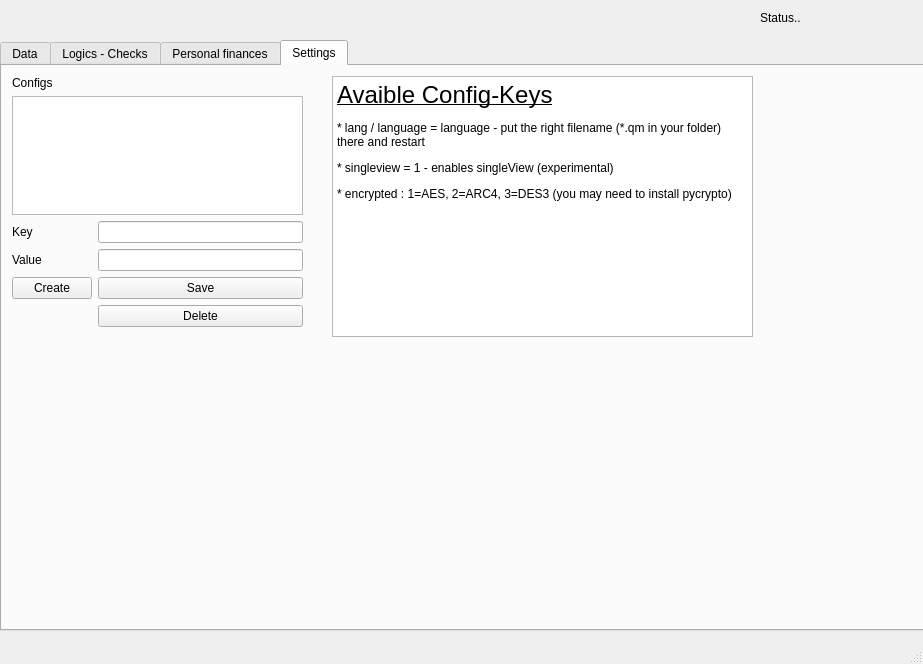
<?xml version="1.0" encoding="UTF-8"?>
<ui version="4.0">
 <class>MainWindowSingle</class>
 <widget class="QMainWindow" name="MainWindowSingle">
  <property name="geometry">
   <rect>
    <x>0</x>
    <y>0</y>
    <width>923</width>
    <height>664</height>
   </rect>
  </property>
  <property name="sizePolicy">
   <sizepolicy hsizetype="Expanding" vsizetype="Expanding">
    <horstretch>0</horstretch>
    <verstretch>0</verstretch>
   </sizepolicy>
  </property>
  <property name="windowTitle">
   <string>Jobmanagement - Single View</string>
  </property>
  <widget class="QWidget" name="centralwidget">
   <property name="sizePolicy">
    <sizepolicy hsizetype="Expanding" vsizetype="Expanding">
     <horstretch>0</horstretch>
     <verstretch>0</verstretch>
    </sizepolicy>
   </property>
   <widget class="QTabWidget" name="mainTab">
    <property name="geometry">
     <rect>
      <x>0</x>
      <y>40</y>
      <width>1091</width>
      <height>591</height>
     </rect>
    </property>
    <property name="sizePolicy">
     <sizepolicy hsizetype="Expanding" vsizetype="Expanding">
      <horstretch>0</horstretch>
      <verstretch>0</verstretch>
     </sizepolicy>
    </property>
    <property name="whatsThis">
     <string>&lt;html&gt;&lt;head/&gt;&lt;body&gt;&lt;p&gt;Personal finances&lt;/p&gt;&lt;/body&gt;&lt;/html&gt;</string>
    </property>
    <property name="currentIndex">
     <number>3</number>
    </property>
    <widget class="QWidget" name="data">
     <property name="sizePolicy">
      <sizepolicy hsizetype="Expanding" vsizetype="Expanding">
       <horstretch>0</horstretch>
       <verstretch>0</verstretch>
      </sizepolicy>
     </property>
     <attribute name="title">
      <string>Data</string>
     </attribute>
     <attribute name="toolTip">
      <string>Here u could put in ur stuff</string>
     </attribute>
     <attribute name="whatsThis">
      <string>Here u could put in ur stuff</string>
     </attribute>
     <widget class="QFrame" name="frame">
      <property name="geometry">
       <rect>
        <x>0</x>
        <y>0</y>
        <width>401</width>
        <height>131</height>
       </rect>
      </property>
      <property name="frameShape">
       <enum>QFrame::StyledPanel</enum>
      </property>
      <property name="frameShadow">
       <enum>QFrame::Raised</enum>
      </property>
      <widget class="QLabel" name="label_2">
       <property name="geometry">
        <rect>
         <x>10</x>
         <y>10</y>
         <width>57</width>
         <height>14</height>
        </rect>
       </property>
       <property name="text">
        <string>Jobs</string>
       </property>
      </widget>
      <widget class="QCheckBox" name="showInactive">
       <property name="geometry">
        <rect>
         <x>50</x>
         <y>10</y>
         <width>121</width>
         <height>21</height>
        </rect>
       </property>
       <property name="text">
        <string>Show Inactive</string>
       </property>
       <property name="checked">
        <bool>true</bool>
       </property>
      </widget>
      <widget class="QListWidget" name="jobList">
       <property name="geometry">
        <rect>
         <x>10</x>
         <y>30</y>
         <width>381</width>
         <height>91</height>
        </rect>
       </property>
      </widget>
     </widget>
     <widget class="QFrame" name="frame_2">
      <property name="geometry">
       <rect>
        <x>0</x>
        <y>130</y>
        <width>431</width>
        <height>421</height>
       </rect>
      </property>
      <property name="frameShape">
       <enum>QFrame::StyledPanel</enum>
      </property>
      <property name="frameShadow">
       <enum>QFrame::Raised</enum>
      </property>
      <widget class="QFrame" name="frame_4">
       <property name="geometry">
        <rect>
         <x>0</x>
         <y>0</y>
         <width>421</width>
         <height>91</height>
        </rect>
       </property>
       <property name="frameShape">
        <enum>QFrame::StyledPanel</enum>
       </property>
       <property name="frameShadow">
        <enum>QFrame::Raised</enum>
       </property>
       <widget class="QWidget" name="formLayoutWidget_2">
        <property name="geometry">
         <rect>
          <x>10</x>
          <y>10</y>
          <width>411</width>
          <height>51</height>
         </rect>
        </property>
        <layout class="QFormLayout" name="formLayout_2">
         <property name="fieldGrowthPolicy">
          <enum>QFormLayout::ExpandingFieldsGrow</enum>
         </property>
         <property name="labelAlignment">
          <set>Qt::AlignLeading|Qt::AlignLeft|Qt::AlignVCenter</set>
         </property>
         <item row="0" column="0">
          <widget class="QLabel" name="label_3">
           <property name="text">
            <string>Companyname</string>
           </property>
          </widget>
         </item>
         <item row="0" column="1">
          <widget class="QLineEdit" name="companyname"/>
         </item>
         <item row="1" column="0">
          <widget class="QLabel" name="label_4">
           <property name="text">
            <string>Loan</string>
           </property>
          </widget>
         </item>
         <item row="1" column="1">
          <widget class="QDoubleSpinBox" name="loan">
           <property name="decimals">
            <number>2</number>
           </property>
           <property name="maximum">
            <double>99999999.989999994635582</double>
           </property>
          </widget>
         </item>
        </layout>
       </widget>
       <widget class="QPushButton" name="saveCompany">
        <property name="geometry">
         <rect>
          <x>110</x>
          <y>60</y>
          <width>91</width>
          <height>23</height>
         </rect>
        </property>
        <property name="text">
         <string>Save</string>
        </property>
       </widget>
      </widget>
      <widget class="QTabWidget" name="tabWidget_2">
       <property name="geometry">
        <rect>
         <x>0</x>
         <y>90</y>
         <width>421</width>
         <height>221</height>
        </rect>
       </property>
       <property name="currentIndex">
        <number>2</number>
       </property>
       <widget class="QWidget" name="tab">
        <attribute name="title">
         <string>Credits</string>
        </attribute>
        <widget class="QWidget" name="verticalLayoutWidget">
         <property name="geometry">
          <rect>
           <x>0</x>
           <y>10</y>
           <width>171</width>
           <height>96</height>
          </rect>
         </property>
         <layout class="QVBoxLayout" name="verticalLayout">
          <item>
           <widget class="QLabel" name="label_25">
            <property name="text">
             <string>Credits (to Company)</string>
            </property>
           </widget>
          </item>
          <item>
           <widget class="QListWidget" name="creditList"/>
          </item>
         </layout>
        </widget>
        <widget class="QWidget" name="formLayoutWidget_3">
         <property name="geometry">
          <rect>
           <x>180</x>
           <y>10</y>
           <width>213</width>
           <height>105</height>
          </rect>
         </property>
         <layout class="QFormLayout" name="formLayout_3">
          <property name="fieldGrowthPolicy">
           <enum>QFormLayout::ExpandingFieldsGrow</enum>
          </property>
          <property name="labelAlignment">
           <set>Qt::AlignLeading|Qt::AlignLeft|Qt::AlignVCenter</set>
          </property>
          <item row="1" column="0">
           <widget class="QLabel" name="label_15">
            <property name="text">
             <string>Money</string>
            </property>
           </widget>
          </item>
          <item row="1" column="1">
           <widget class="QDoubleSpinBox" name="creditValue">
            <property name="decimals">
             <number>2</number>
            </property>
            <property name="maximum">
             <double>99999.990000000005239</double>
            </property>
           </widget>
          </item>
          <item row="3" column="0">
           <widget class="QLabel" name="label_16">
            <property name="text">
             <string>Date</string>
            </property>
           </widget>
          </item>
          <item row="3" column="1">
           <widget class="QDateEdit" name="creditDate">
            <property name="displayFormat">
             <string>dd.MM.yyyy</string>
            </property>
            <property name="calendarPopup">
             <bool>true</bool>
            </property>
           </widget>
          </item>
          <item row="4" column="1">
           <widget class="QCheckBox" name="creditPayed">
            <property name="text">
             <string>Payed</string>
            </property>
           </widget>
          </item>
          <item row="0" column="1">
           <widget class="QLineEdit" name="creditName"/>
          </item>
          <item row="0" column="0">
           <widget class="QLabel" name="label_30">
            <property name="text">
             <string>Name/Comment</string>
            </property>
           </widget>
          </item>
          <item row="4" column="0">
           <widget class="QCheckBox" name="creditActive">
            <property name="text">
             <string>Active</string>
            </property>
            <property name="checked">
             <bool>true</bool>
            </property>
           </widget>
          </item>
         </layout>
        </widget>
        <widget class="QPushButton" name="createCredit">
         <property name="geometry">
          <rect>
           <x>0</x>
           <y>120</y>
           <width>99</width>
           <height>23</height>
          </rect>
         </property>
         <property name="text">
          <string>Create</string>
         </property>
        </widget>
        <widget class="QPushButton" name="saveCredit">
         <property name="geometry">
          <rect>
           <x>110</x>
           <y>120</y>
           <width>99</width>
           <height>23</height>
          </rect>
         </property>
         <property name="text">
          <string>Save</string>
         </property>
        </widget>
        <widget class="QPushButton" name="deleteCredit">
         <property name="geometry">
          <rect>
           <x>220</x>
           <y>120</y>
           <width>99</width>
           <height>23</height>
          </rect>
         </property>
         <property name="text">
          <string>Delete</string>
         </property>
        </widget>
       </widget>
       <widget class="QWidget" name="tab_2">
        <attribute name="title">
         <string>Loan Splits</string>
        </attribute>
        <widget class="QWidget" name="formLayoutWidget_6">
         <property name="geometry">
          <rect>
           <x>0</x>
           <y>0</y>
           <width>181</width>
           <height>108</height>
          </rect>
         </property>
         <layout class="QFormLayout" name="formLayout_6">
          <item row="0" column="0">
           <widget class="QLabel" name="label_20">
            <property name="text">
             <string>Loan Splits</string>
            </property>
           </widget>
          </item>
          <item row="1" column="0" colspan="2">
           <widget class="QListWidget" name="loanSplitList"/>
          </item>
         </layout>
        </widget>
        <widget class="QPushButton" name="createLoanSplit">
         <property name="geometry">
          <rect>
           <x>0</x>
           <y>110</y>
           <width>91</width>
           <height>23</height>
          </rect>
         </property>
         <property name="text">
          <string>Create</string>
         </property>
        </widget>
        <widget class="QPushButton" name="saveLoanSplit">
         <property name="geometry">
          <rect>
           <x>90</x>
           <y>110</y>
           <width>91</width>
           <height>23</height>
          </rect>
         </property>
         <property name="text">
          <string>Save</string>
         </property>
        </widget>
        <widget class="QPushButton" name="deleteLoanSplit">
         <property name="geometry">
          <rect>
           <x>180</x>
           <y>110</y>
           <width>101</width>
           <height>23</height>
          </rect>
         </property>
         <property name="text">
          <string>Delete</string>
         </property>
        </widget>
        <widget class="QWidget" name="formLayoutWidget_8">
         <property name="geometry">
          <rect>
           <x>180</x>
           <y>0</y>
           <width>231</width>
           <height>101</height>
          </rect>
         </property>
         <layout class="QFormLayout" name="formLayout_8">
          <item row="0" column="0">
           <widget class="QLabel" name="label_21">
            <property name="text">
             <string>Name</string>
            </property>
           </widget>
          </item>
          <item row="0" column="1">
           <widget class="QLineEdit" name="loanSplitName"/>
          </item>
          <item row="1" column="0">
           <widget class="QLabel" name="label_22">
            <property name="text">
             <string>Value</string>
            </property>
           </widget>
          </item>
          <item row="1" column="1">
           <widget class="QDoubleSpinBox" name="loanSplitValue">
            <property name="maximum">
             <double>9999.989999999999782</double>
            </property>
           </widget>
          </item>
          <item row="2" column="1">
           <widget class="QCheckBox" name="loanSplitMoney">
            <property name="text">
             <string>on=money,off=percent</string>
            </property>
           </widget>
          </item>
         </layout>
        </widget>
       </widget>
       <widget class="QWidget" name="tab_3">
        <attribute name="title">
         <string>Static Charges</string>
        </attribute>
        <widget class="QWidget" name="formLayoutWidget_4">
         <property name="geometry">
          <rect>
           <x>210</x>
           <y>0</y>
           <width>191</width>
           <height>101</height>
          </rect>
         </property>
         <layout class="QFormLayout" name="formLayout_4">
          <property name="fieldGrowthPolicy">
           <enum>QFormLayout::ExpandingFieldsGrow</enum>
          </property>
          <property name="labelAlignment">
           <set>Qt::AlignLeading|Qt::AlignLeft|Qt::AlignVCenter</set>
          </property>
          <item row="0" column="0">
           <widget class="QLabel" name="label_17">
            <property name="text">
             <string>Name</string>
            </property>
           </widget>
          </item>
          <item row="0" column="1">
           <widget class="QLineEdit" name="chargesName"/>
          </item>
          <item row="1" column="0">
           <widget class="QLabel" name="label_18">
            <property name="text">
             <string>Money</string>
            </property>
           </widget>
          </item>
          <item row="1" column="1">
           <widget class="QDoubleSpinBox" name="chargesValue"/>
          </item>
         </layout>
        </widget>
        <widget class="QWidget" name="verticalLayoutWidget_2">
         <property name="geometry">
          <rect>
           <x>0</x>
           <y>0</y>
           <width>201</width>
           <height>101</height>
          </rect>
         </property>
         <layout class="QVBoxLayout" name="verticalLayout_2">
          <item>
           <widget class="QLabel" name="label_8">
            <property name="text">
             <string>Static Charges</string>
            </property>
           </widget>
          </item>
          <item>
           <widget class="QListWidget" name="chargesList"/>
          </item>
         </layout>
        </widget>
        <widget class="QPushButton" name="createCharge">
         <property name="geometry">
          <rect>
           <x>0</x>
           <y>110</y>
           <width>91</width>
           <height>23</height>
          </rect>
         </property>
         <property name="text">
          <string>Create</string>
         </property>
        </widget>
        <widget class="QPushButton" name="saveCharge">
         <property name="geometry">
          <rect>
           <x>90</x>
           <y>110</y>
           <width>81</width>
           <height>23</height>
          </rect>
         </property>
         <property name="text">
          <string>Save</string>
         </property>
        </widget>
        <widget class="QPushButton" name="deleteCharge">
         <property name="geometry">
          <rect>
           <x>170</x>
           <y>110</y>
           <width>91</width>
           <height>23</height>
          </rect>
         </property>
         <property name="text">
          <string>Delete</string>
         </property>
        </widget>
        <widget class="QPushButton" name="addChargeToJob">
         <property name="geometry">
          <rect>
           <x>269</x>
           <y>110</y>
           <width>141</width>
           <height>23</height>
          </rect>
         </property>
         <property name="text">
          <string>Add to job</string>
         </property>
        </widget>
        <widget class="QPlainTextEdit" name="plainTextEdit">
         <property name="geometry">
          <rect>
           <x>0</x>
           <y>130</y>
           <width>401</width>
           <height>61</height>
          </rect>
         </property>
         <property name="plainText">
          <string>A static charge doesn't get active till you add it to a job. Don't forget to tell the job, how many time u used the charge effective..</string>
         </property>
        </widget>
       </widget>
      </widget>
     </widget>
     <widget class="QFrame" name="frame_6">
      <property name="geometry">
       <rect>
        <x>439</x>
        <y>0</y>
        <width>401</width>
        <height>561</height>
       </rect>
      </property>
      <property name="frameShape">
       <enum>QFrame::StyledPanel</enum>
      </property>
      <property name="frameShadow">
       <enum>QFrame::Raised</enum>
      </property>
      <widget class="QWidget" name="formLayoutWidget">
       <property name="geometry">
        <rect>
         <x>20</x>
         <y>10</y>
         <width>361</width>
         <height>371</height>
        </rect>
       </property>
       <layout class="QFormLayout" name="formLayout">
        <property name="fieldGrowthPolicy">
         <enum>QFormLayout::ExpandingFieldsGrow</enum>
        </property>
        <property name="labelAlignment">
         <set>Qt::AlignLeading|Qt::AlignLeft|Qt::AlignVCenter</set>
        </property>
        <item row="0" column="0">
         <widget class="QLabel" name="label_5">
          <property name="text">
           <string>Jobname</string>
          </property>
         </widget>
        </item>
        <item row="0" column="1">
         <widget class="QLineEdit" name="jobname"/>
        </item>
        <item row="1" column="0">
         <widget class="QLabel" name="label_6">
          <property name="text">
           <string>Place</string>
          </property>
         </widget>
        </item>
        <item row="1" column="1">
         <widget class="QLineEdit" name="jobplace"/>
        </item>
        <item row="2" column="0">
         <widget class="QLabel" name="label_7">
          <property name="text">
           <string>Leader</string>
          </property>
         </widget>
        </item>
        <item row="2" column="1">
         <widget class="QLineEdit" name="baustellenleiter"/>
        </item>
        <item row="3" column="0">
         <widget class="QLabel" name="label_9">
          <property name="text">
           <string>Hours (per day)</string>
          </property>
         </widget>
        </item>
        <item row="3" column="1">
         <widget class="QDoubleSpinBox" name="hours">
          <property name="maximum">
           <double>24.000000000000000</double>
          </property>
          <property name="value">
           <double>8.000000000000000</double>
          </property>
         </widget>
        </item>
        <item row="5" column="0">
         <widget class="QLabel" name="label_12">
          <property name="text">
           <string>Correction (allTime)</string>
          </property>
         </widget>
        </item>
        <item row="5" column="1">
         <widget class="QDoubleSpinBox" name="correctionHours"/>
        </item>
        <item row="6" column="0">
         <widget class="QLabel" name="label_11">
          <property name="text">
           <string>Weekenddays (per 7d)</string>
          </property>
         </widget>
        </item>
        <item row="6" column="1">
         <widget class="QSpinBox" name="weekendDays">
          <property name="value">
           <number>2</number>
          </property>
         </widget>
        </item>
        <item row="7" column="0" colspan="2">
         <widget class="QPlainTextEdit" name="jobComment">
          <property name="plainText">
           <string>Comments...</string>
          </property>
         </widget>
        </item>
        <item row="9" column="0">
         <widget class="QPushButton" name="saveJob">
          <property name="text">
           <string>Save</string>
          </property>
         </widget>
        </item>
        <item row="9" column="1">
         <widget class="QCheckBox" name="active">
          <property name="text">
           <string>Active</string>
          </property>
          <property name="checked">
           <bool>true</bool>
          </property>
         </widget>
        </item>
        <item row="10" column="0">
         <widget class="QPushButton" name="createJob">
          <property name="enabled">
           <bool>false</bool>
          </property>
          <property name="text">
           <string>Create</string>
          </property>
         </widget>
        </item>
        <item row="10" column="1">
         <widget class="QPushButton" name="deleteJob">
          <property name="text">
           <string>Delete</string>
          </property>
         </widget>
        </item>
       </layout>
      </widget>
      <widget class="QWidget" name="formLayoutWidget_9">
       <property name="geometry">
        <rect>
         <x>20</x>
         <y>380</y>
         <width>351</width>
         <height>171</height>
        </rect>
       </property>
       <layout class="QFormLayout" name="formLayout_9">
        <property name="labelAlignment">
         <set>Qt::AlignLeading|Qt::AlignLeft|Qt::AlignVCenter</set>
        </property>
        <item row="0" column="0">
         <widget class="QLabel" name="daysCalc">
          <property name="text">
           <string>how many days..</string>
          </property>
         </widget>
        </item>
        <item row="0" column="1">
         <widget class="QLabel" name="hoursCalc">
          <property name="text">
           <string>how many hours @all..</string>
          </property>
         </widget>
        </item>
        <item row="4" column="0">
         <widget class="QPushButton" name="deleteWorkSpese">
          <property name="text">
           <string>Delete</string>
          </property>
         </widget>
        </item>
        <item row="3" column="0">
         <widget class="QLabel" name="label_28">
          <property name="text">
           <string>Workchargetime (0=daily)</string>
          </property>
         </widget>
        </item>
        <item row="2" column="0" colspan="2">
         <widget class="QListWidget" name="workChargesList"/>
        </item>
        <item row="4" column="1">
         <widget class="QPushButton" name="wChargeSave">
          <property name="text">
           <string>Save</string>
          </property>
         </widget>
        </item>
        <item row="3" column="1">
         <widget class="QSpinBox" name="wChargeTimes"/>
        </item>
        <item row="1" column="0">
         <widget class="QLabel" name="label_29">
          <property name="text">
           <string>Workcharge</string>
          </property>
         </widget>
        </item>
       </layout>
      </widget>
     </widget>
    </widget>
    <widget class="QWidget" name="logic">
     <property name="sizePolicy">
      <sizepolicy hsizetype="Expanding" vsizetype="Expanding">
       <horstretch>0</horstretch>
       <verstretch>0</verstretch>
      </sizepolicy>
     </property>
     <attribute name="title">
      <string>Logics - Checks</string>
     </attribute>
     <widget class="QTabWidget" name="viewTabs">
      <property name="geometry">
       <rect>
        <x>0</x>
        <y>10</y>
        <width>1071</width>
        <height>541</height>
       </rect>
      </property>
      <property name="currentIndex">
       <number>0</number>
      </property>
      <widget class="QWidget" name="tab_4">
       <attribute name="title">
        <string>Overview</string>
       </attribute>
       <widget class="QFrame" name="frame_7">
        <property name="geometry">
         <rect>
          <x>0</x>
          <y>0</y>
          <width>591</width>
          <height>151</height>
         </rect>
        </property>
        <property name="frameShape">
         <enum>QFrame::StyledPanel</enum>
        </property>
        <property name="frameShadow">
         <enum>QFrame::Raised</enum>
        </property>
        <widget class="QWidget" name="formLayoutWidget_5">
         <property name="geometry">
          <rect>
           <x>260</x>
           <y>20</y>
           <width>271</width>
           <height>82</height>
          </rect>
         </property>
         <layout class="QFormLayout" name="formLayout_5">
          <property name="labelAlignment">
           <set>Qt::AlignLeading|Qt::AlignLeft|Qt::AlignVCenter</set>
          </property>
          <item row="0" column="0">
           <widget class="QCheckBox" name="filterAll">
            <property name="text">
             <string> Filter @All</string>
            </property>
            <property name="checked">
             <bool>true</bool>
            </property>
           </widget>
          </item>
          <item row="3" column="0">
           <widget class="QCheckBox" name="filterCalendar">
            <property name="text">
             <string>Filter Calendar</string>
            </property>
            <property name="checked">
             <bool>true</bool>
            </property>
           </widget>
          </item>
          <item row="2" column="0">
           <widget class="QLabel" name="label_19">
            <property name="text">
             <string>Search</string>
            </property>
           </widget>
          </item>
          <item row="2" column="1">
           <widget class="QLineEdit" name="infoSearch">
            <property name="text">
             <string/>
            </property>
           </widget>
          </item>
          <item row="3" column="1">
           <widget class="QCheckBox" name="filterInactive">
            <property name="text">
             <string>Show Inactive</string>
            </property>
            <property name="checked">
             <bool>true</bool>
            </property>
           </widget>
          </item>
         </layout>
        </widget>
        <widget class="QCalendarWidget" name="workCalendar">
         <property name="geometry">
          <rect>
           <x>10</x>
           <y>10</y>
           <width>221</width>
           <height>131</height>
          </rect>
         </property>
        </widget>
       </widget>
       <widget class="QFrame" name="graphFrame">
        <property name="geometry">
         <rect>
          <x>590</x>
          <y>0</y>
          <width>311</width>
          <height>151</height>
         </rect>
        </property>
        <property name="frameShape">
         <enum>QFrame::StyledPanel</enum>
        </property>
        <property name="frameShadow">
         <enum>QFrame::Raised</enum>
        </property>
        <widget class="QGraphicsView" name="graphView">
         <property name="geometry">
          <rect>
           <x>10</x>
           <y>10</y>
           <width>291</width>
           <height>131</height>
          </rect>
         </property>
        </widget>
       </widget>
       <widget class="QWidget" name="horizontalLayoutWidget">
        <property name="geometry">
         <rect>
          <x>350</x>
          <y>430</y>
          <width>261</width>
          <height>80</height>
         </rect>
        </property>
        <layout class="QHBoxLayout" name="horizontalLayout">
         <item>
          <widget class="KLed" name="kled"/>
         </item>
         <item>
          <widget class="QLabel" name="label_10">
           <property name="text">
            <string>Summe (gesammt)</string>
           </property>
          </widget>
         </item>
         <item>
          <widget class="QLCDNumber" name="amount"/>
         </item>
        </layout>
       </widget>
       <widget class="QTextEdit" name="infoExelCredits">
        <property name="geometry">
         <rect>
          <x>20</x>
          <y>430</y>
          <width>291</width>
          <height>76</height>
         </rect>
        </property>
        <property name="readOnly">
         <bool>true</bool>
        </property>
       </widget>
       <widget class="QTableWidget" name="infoExel">
        <property name="geometry">
         <rect>
          <x>0</x>
          <y>150</y>
          <width>1021</width>
          <height>271</height>
         </rect>
        </property>
        <property name="editTriggers">
         <set>QAbstractItemView::NoEditTriggers</set>
        </property>
        <property name="horizontalScrollMode">
         <enum>QAbstractItemView::ScrollPerPixel</enum>
        </property>
        <property name="sortingEnabled">
         <bool>true</bool>
        </property>
        <property name="columnCount">
         <number>8</number>
        </property>
        <attribute name="horizontalHeaderShowSortIndicator" stdset="0">
         <bool>true</bool>
        </attribute>
        <column>
         <property name="text">
          <string>Jobname</string>
         </property>
        </column>
        <column>
         <property name="text">
          <string>Place</string>
         </property>
        </column>
        <column>
         <property name="text">
          <string>Leader</string>
         </property>
        </column>
        <column>
         <property name="text">
          <string>Loan</string>
         </property>
        </column>
        <column>
         <property name="text">
          <string>Time</string>
         </property>
        </column>
        <column>
         <property name="text">
          <string>Charges</string>
         </property>
        </column>
        <column>
         <property name="text">
          <string>Splits</string>
         </property>
        </column>
        <column>
         <property name="text">
          <string>Summe</string>
         </property>
        </column>
       </widget>
      </widget>
      <widget class="QWidget" name="tab_5">
       <attribute name="title">
        <string>Detailview Company</string>
       </attribute>
       <widget class="QTextEdit" name="companyViewText">
        <property name="geometry">
         <rect>
          <x>240</x>
          <y>0</y>
          <width>551</width>
          <height>511</height>
         </rect>
        </property>
        <property name="readOnly">
         <bool>true</bool>
        </property>
       </widget>
       <widget class="QWidget" name="gridLayoutWidget">
        <property name="geometry">
         <rect>
          <x>0</x>
          <y>0</y>
          <width>234</width>
          <height>197</height>
         </rect>
        </property>
        <layout class="QGridLayout" name="gridLayout">
         <item row="1" column="0">
          <widget class="QCalendarWidget" name="companyViewCalendar"/>
         </item>
         <item row="0" column="0">
          <widget class="QCheckBox" name="companyViewCalendarFilter">
           <property name="text">
            <string>Calendarfilter</string>
           </property>
          </widget>
         </item>
        </layout>
       </widget>
      </widget>
     </widget>
    </widget>
    <widget class="QWidget" name="tab_6">
     <attribute name="title">
      <string>Personal finances</string>
     </attribute>
     <widget class="QCheckBox" name="checkBox">
      <property name="geometry">
       <rect>
        <x>10</x>
        <y>10</y>
        <width>131</width>
        <height>21</height>
       </rect>
      </property>
      <property name="text">
       <string>Zeige Inaktive</string>
      </property>
     </widget>
     <widget class="QWidget" name="gridLayoutWidget_2">
      <property name="geometry">
       <rect>
        <x>0</x>
        <y>30</y>
        <width>451</width>
        <height>221</height>
       </rect>
      </property>
      <layout class="QGridLayout" name="gridLayout_2">
       <item row="2" column="1">
        <widget class="QLabel" name="label_33">
         <property name="text">
          <string>Date</string>
         </property>
        </widget>
       </item>
       <item row="1" column="1">
        <widget class="QLabel" name="label_31">
         <property name="text">
          <string>Value</string>
         </property>
        </widget>
       </item>
       <item row="3" column="1">
        <widget class="QLabel" name="label_37">
         <property name="text">
          <string>Repeat</string>
         </property>
        </widget>
       </item>
       <item row="4" column="1">
        <widget class="QLabel" name="label_38">
         <property name="text">
          <string>Repeat Times</string>
         </property>
        </widget>
       </item>
       <item row="0" column="1">
        <widget class="QLabel" name="label_32">
         <property name="text">
          <string>Name</string>
         </property>
        </widget>
       </item>
       <item row="5" column="1">
        <widget class="QLabel" name="label_34">
         <property name="text">
          <string>Plus/Minus</string>
         </property>
        </widget>
       </item>
       <item row="0" column="0" rowspan="7">
        <widget class="QListWidget" name="pfList"/>
       </item>
       <item row="6" column="1">
        <widget class="QLabel" name="label_36">
         <property name="text">
          <string>Active</string>
         </property>
        </widget>
       </item>
       <item row="0" column="2">
        <widget class="QLineEdit" name="pfName"/>
       </item>
       <item row="1" column="2">
        <widget class="QDoubleSpinBox" name="pfValue">
         <property name="maximum">
          <double>9999999.990000000223517</double>
         </property>
        </widget>
       </item>
       <item row="2" column="2">
        <widget class="QDateEdit" name="pfDate">
         <property name="displayFormat">
          <string>dd.MM.yyyy</string>
         </property>
         <property name="calendarPopup">
          <bool>true</bool>
         </property>
        </widget>
       </item>
       <item row="3" column="2" colspan="2">
        <widget class="QComboBox" name="pfRepeat">
         <item>
          <property name="text">
           <string>Daily</string>
          </property>
         </item>
         <item>
          <property name="text">
           <string>Weekly</string>
          </property>
         </item>
         <item>
          <property name="text">
           <string>Monthly</string>
          </property>
         </item>
        </widget>
       </item>
       <item row="6" column="2">
        <widget class="QCheckBox" name="pfActive">
         <property name="text">
          <string/>
         </property>
         <property name="checked">
          <bool>true</bool>
         </property>
        </widget>
       </item>
       <item row="5" column="2">
        <widget class="QComboBox" name="pfPlusMinus">
         <item>
          <property name="text">
           <string>+</string>
          </property>
         </item>
         <item>
          <property name="text">
           <string>-</string>
          </property>
         </item>
        </widget>
       </item>
       <item row="4" column="2">
        <widget class="QSpinBox" name="pfRepeatTimes"/>
       </item>
       <item row="7" column="0">
        <widget class="QPushButton" name="pfCreate">
         <property name="text">
          <string>Create</string>
         </property>
        </widget>
       </item>
       <item row="7" column="1">
        <widget class="QPushButton" name="pfSave">
         <property name="text">
          <string>Save</string>
         </property>
        </widget>
       </item>
       <item row="7" column="2">
        <widget class="QPushButton" name="pfDelete">
         <property name="text">
          <string>Delete</string>
         </property>
        </widget>
       </item>
      </layout>
     </widget>
     <widget class="QWidget" name="gridLayoutWidget_3">
      <property name="geometry">
       <rect>
        <x>460</x>
        <y>30</y>
        <width>461</width>
        <height>201</height>
       </rect>
      </property>
      <layout class="QGridLayout" name="gridLayout_3">
       <item row="0" column="1">
        <widget class="QLabel" name="label_39">
         <property name="text">
          <string>Search</string>
         </property>
        </widget>
       </item>
       <item row="0" column="3">
        <widget class="QLineEdit" name="pfSearch"/>
       </item>
       <item row="2" column="0">
        <widget class="QCheckBox" name="pfCalendarEnabled">
         <property name="text">
          <string>Filter Calendar</string>
         </property>
        </widget>
       </item>
       <item row="0" column="4">
        <widget class="QCheckBox" name="pfSearchEnabled">
         <property name="text">
          <string/>
         </property>
        </widget>
       </item>
       <item row="0" column="0">
        <widget class="QCalendarWidget" name="pfCalendar"/>
       </item>
      </layout>
     </widget>
     <widget class="QTextEdit" name="pfSummary">
      <property name="geometry">
       <rect>
        <x>20</x>
        <y>260</y>
        <width>671</width>
        <height>331</height>
       </rect>
      </property>
     </widget>
     <zorder>checkBox</zorder>
     <zorder>gridLayoutWidget_2</zorder>
     <zorder>gridLayoutWidget_3</zorder>
     <zorder>pfSummary</zorder>
     <zorder>pfCalendar</zorder>
    </widget>
    <widget class="QWidget" name="settings">
     <attribute name="title">
      <string comment="en">Settings</string>
     </attribute>
     <widget class="QWidget" name="formLayoutWidget_7">
      <property name="geometry">
       <rect>
        <x>10</x>
        <y>10</y>
        <width>291</width>
        <height>251</height>
       </rect>
      </property>
      <layout class="QFormLayout" name="formLayout_7">
       <property name="labelAlignment">
        <set>Qt::AlignLeading|Qt::AlignLeft|Qt::AlignVCenter</set>
       </property>
       <item row="2" column="0">
        <widget class="QLabel" name="label_23">
         <property name="text">
          <string>Configs</string>
         </property>
        </widget>
       </item>
       <item row="3" column="0" colspan="2">
        <widget class="QListWidget" name="configList"/>
       </item>
       <item row="4" column="0">
        <widget class="QLabel" name="label_26">
         <property name="text">
          <string>Key</string>
         </property>
        </widget>
       </item>
       <item row="5" column="0">
        <widget class="QLabel" name="label_27">
         <property name="text">
          <string>Value</string>
         </property>
        </widget>
       </item>
       <item row="4" column="1">
        <widget class="QLineEdit" name="configKey"/>
       </item>
       <item row="5" column="1">
        <widget class="QLineEdit" name="configValue"/>
       </item>
       <item row="6" column="0">
        <widget class="QPushButton" name="createConfig">
         <property name="text">
          <string>Create</string>
         </property>
        </widget>
       </item>
       <item row="6" column="1">
        <widget class="QPushButton" name="saveConfig">
         <property name="text">
          <string>Save</string>
         </property>
        </widget>
       </item>
       <item row="7" column="1">
        <widget class="QPushButton" name="deleteConfig">
         <property name="text">
          <string>Delete</string>
         </property>
        </widget>
       </item>
      </layout>
     </widget>
     <widget class="QTextEdit" name="textEdit">
      <property name="geometry">
       <rect>
        <x>330</x>
        <y>10</y>
        <width>421</width>
        <height>261</height>
       </rect>
      </property>
      <property name="undoRedoEnabled">
       <bool>false</bool>
      </property>
      <property name="readOnly">
       <bool>true</bool>
      </property>
      <property name="html">
       <string>&lt;!DOCTYPE HTML PUBLIC &quot;-//W3C//DTD HTML 4.0//EN&quot; &quot;http://www.w3.org/TR/REC-html40/strict.dtd&quot;&gt;
&lt;html&gt;&lt;head&gt;&lt;meta name=&quot;qrichtext&quot; content=&quot;1&quot; /&gt;&lt;style type=&quot;text/css&quot;&gt;
p, li { white-space: pre-wrap; }
&lt;/style&gt;&lt;/head&gt;&lt;body style=&quot; font-family:'Sans Serif'; font-size:9pt; font-weight:400; font-style:normal;&quot;&gt;
&lt;p style=&quot; margin-top:12px; margin-bottom:12px; margin-left:0px; margin-right:0px; -qt-block-indent:0; text-indent:0px;&quot;&gt;&lt;span style=&quot; font-size:18pt; text-decoration: underline;&quot;&gt;Avaible Config-Keys&lt;/span&gt;&lt;/p&gt;
&lt;p style=&quot; margin-top:12px; margin-bottom:12px; margin-left:0px; margin-right:0px; -qt-block-indent:0; text-indent:0px;&quot;&gt;* lang / language = language - put the right filename (*.qm in your folder) there and restart&lt;/p&gt;
&lt;p style=&quot; margin-top:12px; margin-bottom:12px; margin-left:0px; margin-right:0px; -qt-block-indent:0; text-indent:0px;&quot;&gt;* singleview = 1 - enables singleView (experimental)&lt;/p&gt;
&lt;p style=&quot; margin-top:12px; margin-bottom:12px; margin-left:0px; margin-right:0px; -qt-block-indent:0; text-indent:0px;&quot;&gt;* encrypted : 1=AES, 2=ARC4, 3=DES3 (you may need to install pycrypto)&lt;/p&gt;
&lt;p style=&quot;-qt-paragraph-type:empty; margin-top:12px; margin-bottom:12px; margin-left:0px; margin-right:0px; -qt-block-indent:0; text-indent:0px;&quot;&gt;&lt;br /&gt;&lt;/p&gt;&lt;/body&gt;&lt;/html&gt;</string>
      </property>
     </widget>
    </widget>
   </widget>
   <widget class="QLabel" name="status">
    <property name="geometry">
     <rect>
      <x>760</x>
      <y>10</y>
      <width>271</width>
      <height>16</height>
     </rect>
    </property>
    <property name="text">
     <string>Status..</string>
    </property>
    <property name="textFormat">
     <enum>Qt::PlainText</enum>
    </property>
   </widget>
  </widget>
  <widget class="QMenuBar" name="menubar">
   <property name="geometry">
    <rect>
     <x>0</x>
     <y>0</y>
     <width>923</width>
     <height>20</height>
    </rect>
   </property>
  </widget>
  <widget class="QStatusBar" name="statusbar"/>
 </widget>
 <customwidgets>
  <customwidget>
   <class>KLed</class>
   <extends>QWidget</extends>
   <header>kled.h</header>
  </customwidget>
 </customwidgets>
 <resources/>
 <connections/>
</ui>
